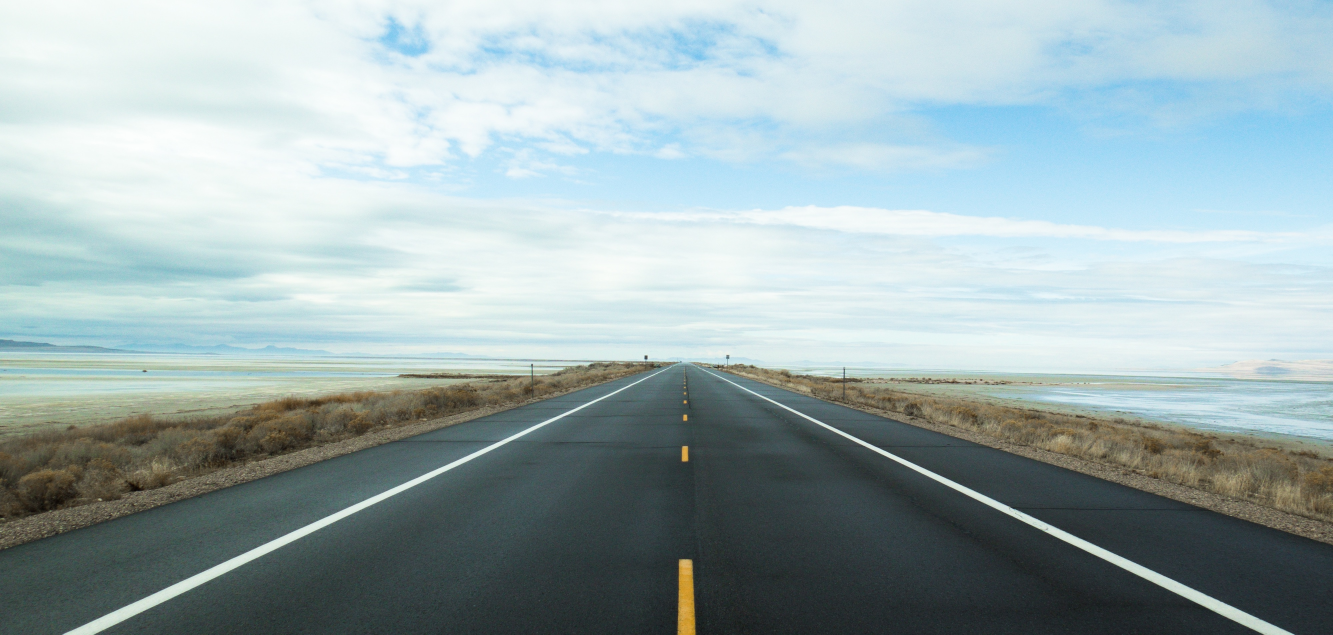
#> input picture imagen2.jpg, 3999 x 1904 px, found by its file name (shown at 1/3 size)
$ python NodoHH.py
#> lines starting #> are read from the running program, lines starting #| are printed output that depends on the picture; after the words box and inside, x2 and y2 are one past the last pixel; in counts of white or black regions, pixels touching at a corner belong together
import matplotlib.pyplot as plt
import numpy as np
import cv2

img = cv2.imread("/home/uriel/Desktop/Nodo/imagen2.jpg")
#> img is the input picture: shape (1904, 3999, 3); mean B, G, R 174.8, 172.8, 155.7

def cortar_imagen(imagen):
	h, w, _ = np.shape(imagen)
#> h = 1904; w = 3999
	imgcopy = imagen[int(4 * h / 8):h, int(3 * w / 8):w, :].copy()
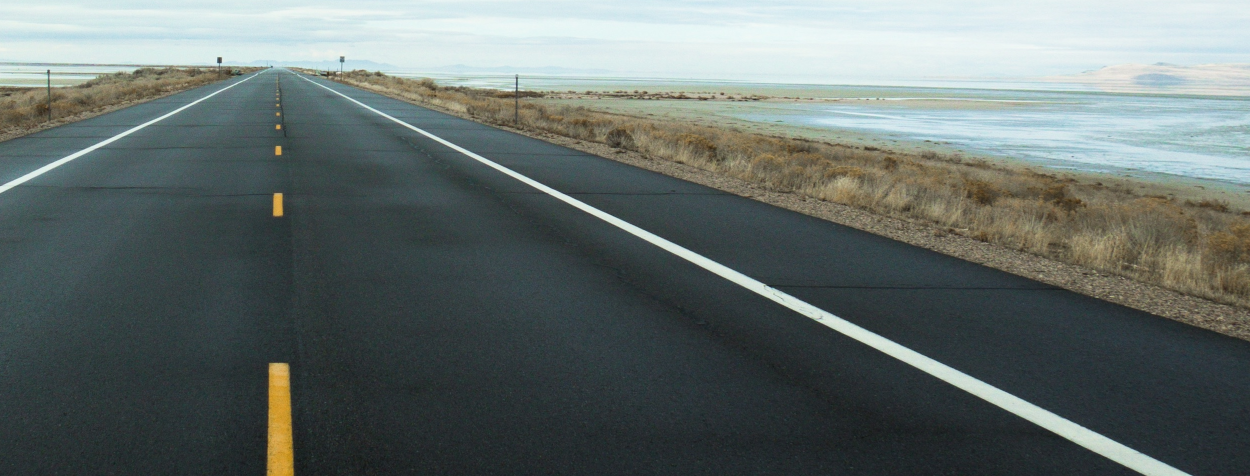
#> imgcopy: shape (952, 2500, 3) (shown at 1/2 size); mean B, G, R 107.8, 110.2, 100.7
	return imgcopy

def homografia_imagen(imagen):
	scale = 4
	img_rs = cv2.resize(imagen, None, fx=1. / scale, fy=1. / scale, interpolation=cv2.INTER_LANCZOS4)
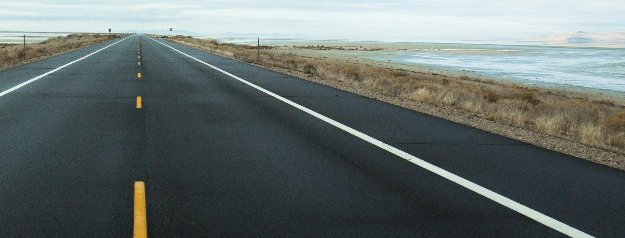
#> img_rs: shape (238, 625, 3); mean B, G, R 107.5, 109.9, 100.4
	b, g, r = cv2.split(img_rs)
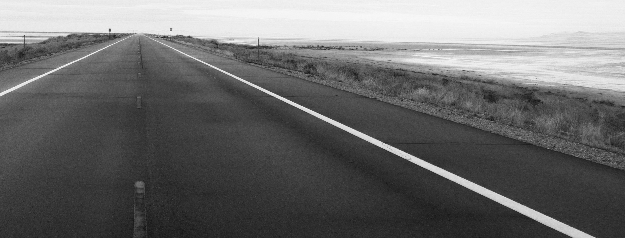
#> b: shape (238, 625); min 18, max 249, mean 107.5
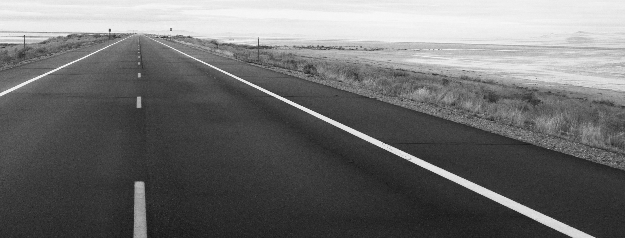
#> g: shape (238, 625); min 20, max 248, mean 109.9
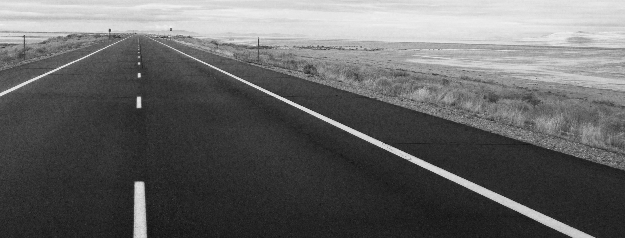
#> r: shape (238, 625); min 14, max 241, mean 100.4
	img_rs = cv2.merge([r, g, b])
	rows = img_rs.shape[0]
#> rows = 238
	cols = img_rs.shape[1]
#> cols = 625
	pts1 = np.float32([[0, 160], [0, rows], [cols, 160], [cols, rows]])
	x = 191
	pts2 = np.float32([[0, 0], [x, rows], [cols, 0], [cols - x, rows]])
	M = cv2.getPerspectiveTransform(pts1, pts2)
	img_hom = cv2.warpPerspective(img_rs, M, (cols, rows))
	return img_hom

def detectar_y_trazar_lineas(imagen):
    gris = cv2.cvtColor(imagen, cv2.COLOR_BGR2GRAY)
    desenfoque = cv2.GaussianBlur(gris, (5, 5), 0)
    bordes = cv2.Canny(desenfoque, 150, 350)
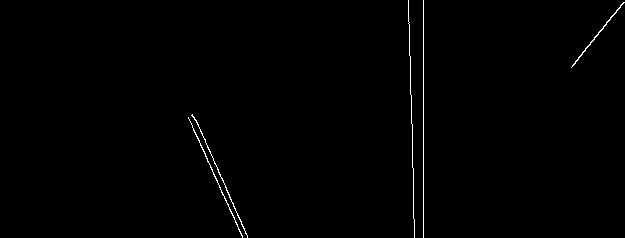
#> bordes: shape (238, 625); 0.61% white in thin lines or dots, all inside (x1, y1, x2, y2) = (188, 0, 625, 238)
    lineas = cv2.HoughLinesP(bordes, 1, np.pi / 180, threshold=150, minLineLength=100, maxLineGap=50)
#> lineas = [[423, 237, 423, 0]]
    imagen_con_lineas = imagen.copy()
    for linea in lineas:
        x1, y1, x2, y2 = linea[0]
        angulo_rad = np.arctan2(y2 - y1, x2 - x1)
        angulo_grados = np.degrees(angulo_rad)*(-1)
        if angulo_grados != 0:
            cv2.line(imagen_con_lineas, (x1, y1), (x2, y2), (0, 0, 255), 2)
            print(f'Angulo para la línea ({x1}, {y1}) - ({x2}, {y2}): {angulo_grados:.2f} grados')
#> this loop made 1 pass
#> (x1, y1, x2, y2, angulo_rad, angulo_grados) on pass 1: (423, 237, 423, 0, -1.57, 90)
#| Angulo para la línea (423, 237) - (423, 0): 90.00 grados
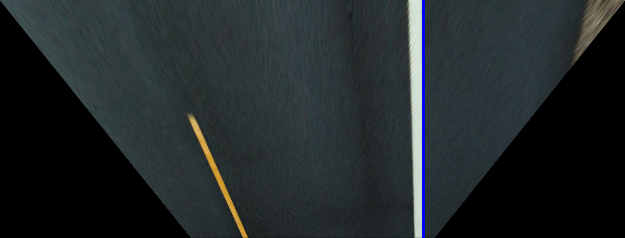
#> imagen_con_lineas: shape (238, 625, 3); mean R, G, B 33.7, 39.7, 41.7
    return imagen_con_lineas

img_cortada = cortar_imagen(img)
resultado = detectar_y_trazar_lineas(homografia_imagen(img_cortada))
plt.imshow(resultado)
plt.title('Imagen con homografia y hough')
plt.show()
